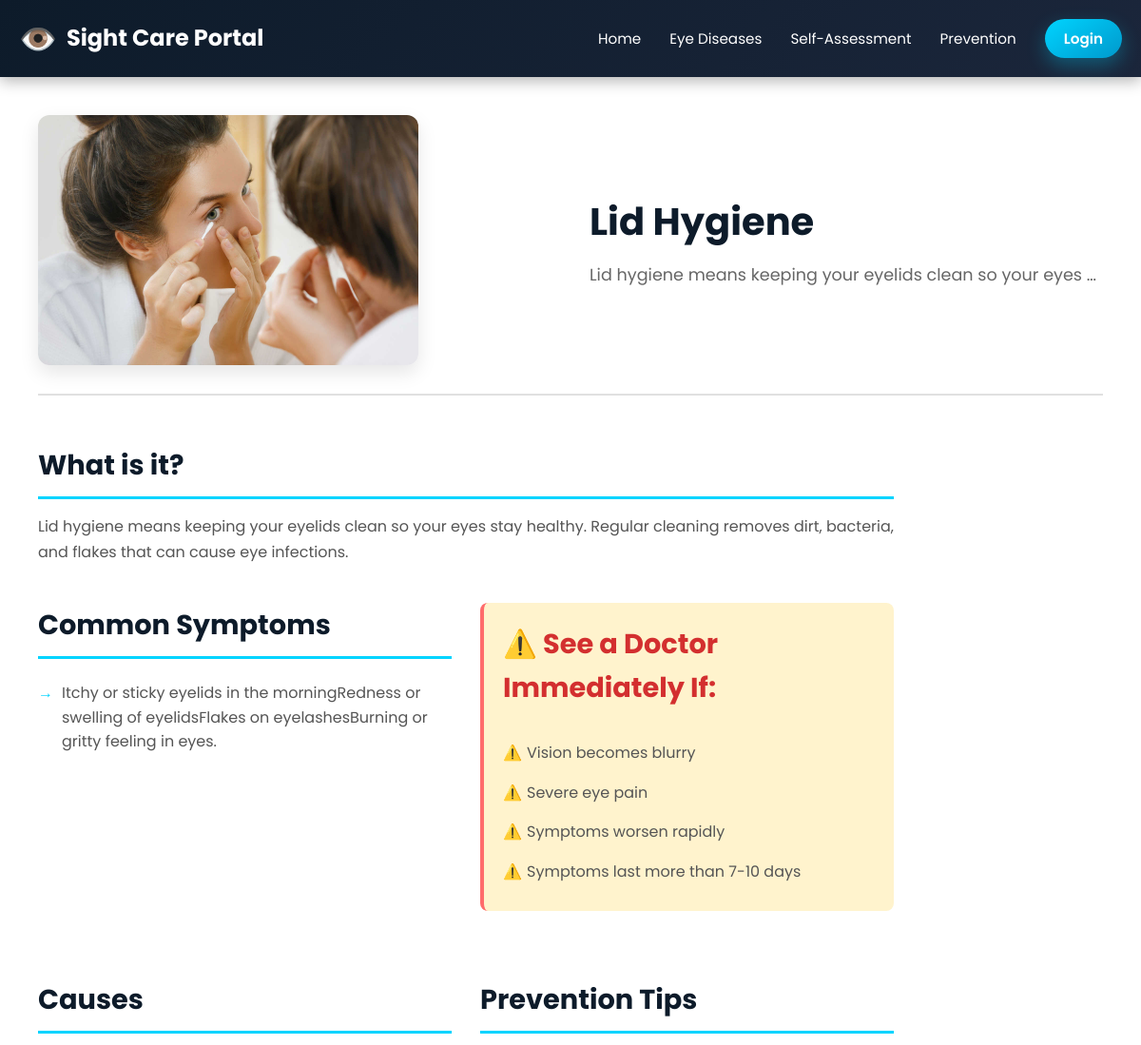
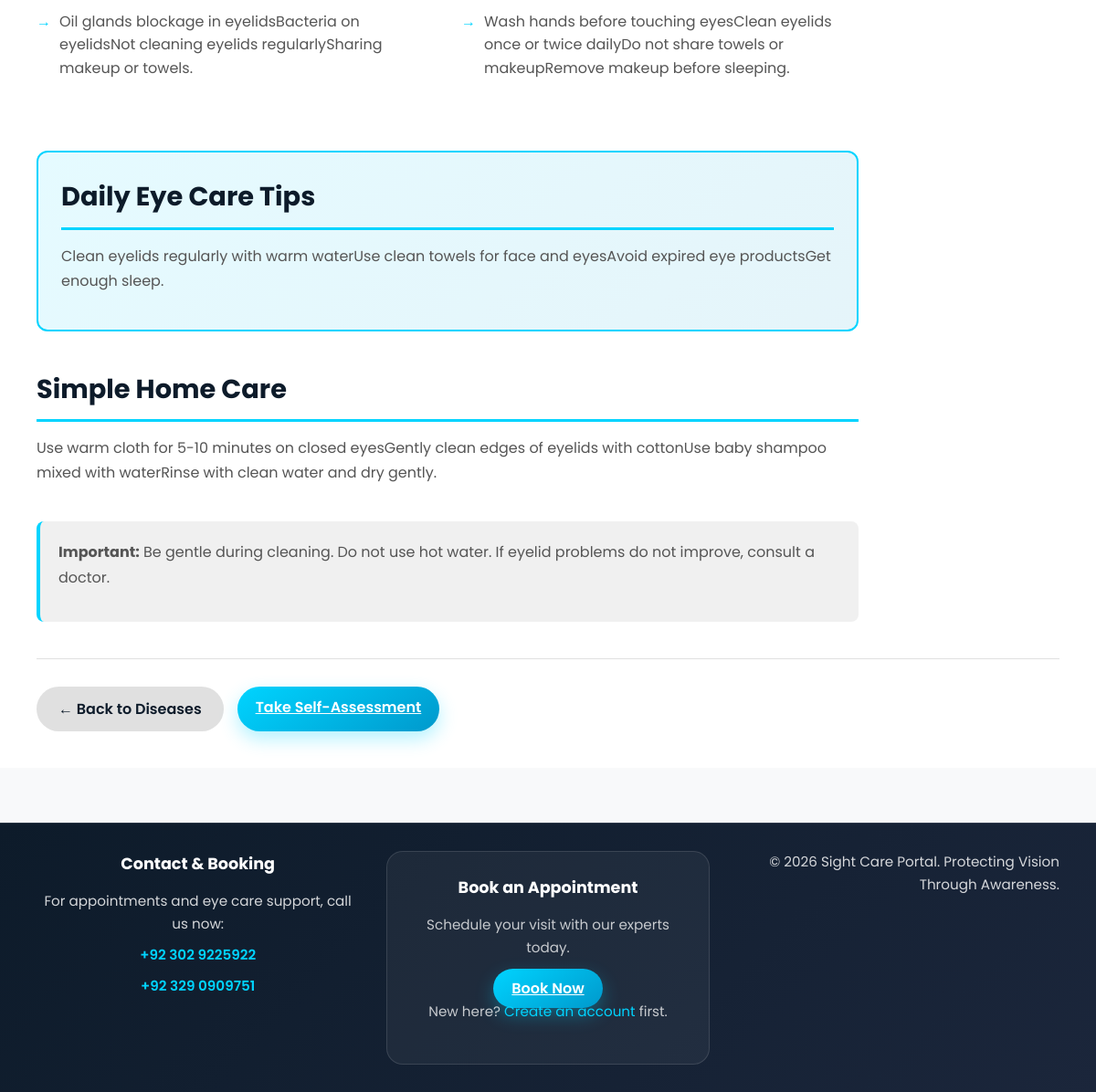
The page /disease/lid-hygiene/ on the database its author committed (2 pictures, top to bottom).
### portal/models.py (models this page shows, shortened)
class EyeDisease(models.Model):
    name = models.CharField(max_length=200)
    slug = models.SlugField(unique=True)
    image = models.ImageField(upload_to='diseases/', blank=True, null=True)
    description = models.TextField()
    symptoms = models.TextField()
    causes = models.TextField()
    prevention_tips = models.TextField()
    daily_care_tips = models.TextField()
    home_care = models.TextField()
    important_note = models.TextField()
    order = models.IntegerField(default=0)

### portal/views.py (the view)
# urls.py: path('disease/<slug:slug>/', views.disease_detail, name='disease_detail'),
def disease_detail(request, slug):
    disease = get_object_or_404(EyeDisease, slug=slug)
    return render(request, 'portal/disease_detail.html', {'disease': disease})

### portal/templates/portal/disease_detail.html (shortened to what this page needs)
{% extends 'portal/base.html' %}
{% block content %}
<section class="disease-detail">
    <div class="container">
        <div class="disease-header">
            {% if disease.image %}
            <img src="{{ disease.image.url }}" alt="{{ disease.name }}" class="disease-image">
            {% endif %}
            <div class="disease-title">
                <h1>{{ disease.name }}</h1>
                <p class="tagline">{{ disease.description|truncatewords:10 }}</p>
            </div>
        </div>
        <div class="content-sections">
            <div class="section">
                <h2>What is it?</h2>
                <p>{{ disease.description }}</p>
            </div>
            <div class="two-column">
                <div class="section">
                    <h2>Common Symptoms</h2>
                    <ul>
                        {% for symptom in disease.symptoms.splitlines %}
                        <li>{{ symptom }}</li>
                        {% endfor %}
                    </ul>
                </div>
                <div class="section warning-box">
                    <h2>⚠️ See a Doctor Immediately If:</h2>
                    <ul>
                        <li>Vision becomes blurry</li>
                        <li>Severe eye pain</li>
                        <li>Symptoms worsen rapidly</li>
                        <li>Symptoms last more than 7-10 days</li>
                    </ul>
                </div>
            </div>
            <div class="two-column">
                <div class="section">
                    <h2>Causes</h2>
                    <ul>
                        {% for cause in disease.causes.splitlines %}
                        <li>{{ cause }}</li>
                        {% endfor %}
                    </ul>
                </div>
                <div class="section">
                    <h2>Prevention Tips</h2>
                    <ul>
                        {% for tip in disease.prevention_tips.splitlines %}
                        <li>{{ tip }}</li>
                        {% endfor %}
                    </ul>
                </div>
            </div>
            <div class="section highlight-box">
                <h2>Daily Eye Care Tips</h2>
                <p>{{ disease.daily_care_tips }}</p>
            </div>
            <div class="section">
                <h2>Simple Home Care</h2>
                <p>{{ disease.home_care }}</p>
            </div>
            <div class="section important-note">
                <p><strong>Important:</strong> {{ disease.important_note }}</p>
            </div>
        </div>
        <div class="navigation">
            <a href="{% url 'disease_list' %}" class="btn-secondary">← Back to Diseases</a>
            <a href="{% url 'self_assessment' %}" class="btn-primary">Take Self-Assessment</a>
        </div>
    </div>
</section>
{% endblock %}

### portal/static/css/style.css (style rules this page uses)
* { margin: 0; padding: 0; box-sizing: border-box; }
:root { --primary-color: #00d4ff; --primary-dark: #0099cc; --secondary-color: #1b263b; --dark-bg: #0d1b2a; --light-text: #ffffff; --muted-text: rgba(255, 255, 255, 0.7); --border-color: rgba(255, 255, 255, 0.15); --success-color: #00cc66; --warning-color: #ff6b6b; --info-color: #0099ff; }
body { font-family: 'Poppins', sans-serif; color: #333; line-height: 1.6; background-color: #f8f9fa; }
html, body { scroll-behavior: smooth; }
.btn-primary { background: linear-gradient(145deg, var(--primary-color), var(--primary-dark)); color: white; padding: 10px 20px !important; border-radius: 25px; font-weight: 600; border: none; transition: all 0.3s; box-shadow: 0 8px 20px rgba(0, 212, 255, 0.3); }
.container { max-width: 1200px; margin: 0 auto; padding: 0 20px; }
.btn-secondary { border: 1px solid rgba(255,255,255,0.18); background: transparent; color: white; padding: 12px 24px; border-radius: 25px; transition: all 0.3s ease; }
.disease-detail { padding: 40px 20px; background: white; }
.disease-header { display: grid; grid-template-columns: 1fr 1fr; gap: 40px; align-items: center; margin-bottom: 50px; padding-bottom: 30px; border-bottom: 2px solid #e0e0e0; }
.disease-header .disease-image { width: 100%; max-width: 400px; height: auto; border-radius: 12px; box-shadow: 0 8px 20px rgba(0, 0, 0, 0.1); }
.disease-title h1 { font-size: 2.5rem; color: #0d1b2a; margin-bottom: 10px; }
.disease-title .tagline { font-size: 1.1rem; color: #666; }
.content-sections { max-width: 900px; }
.section { margin-bottom: 40px; }
.section h2 { font-size: 1.8rem; color: #0d1b2a; margin-bottom: 15px; border-bottom: 3px solid var(--primary-color); padding-bottom: 10px; }
.section p { color: #555; line-height: 1.7; margin-bottom: 15px; }
.section ul { list-style: none; padding-left: 0; }
.section ul li { color: #555; padding: 8px 0 8px 25px; position: relative; }
.section ul li::before { content: '→'; position: absolute; left: 0; color: var(--primary-color); font-weight: bold; }
.two-column { display: grid; grid-template-columns: 1fr 1fr; gap: 30px; margin-bottom: 30px; }
.warning-box { background: #fff3cd; border-left: 4px solid #ff6b6b; padding: 20px; border-radius: 8px; }
.warning-box h2 { border: none; color: #d32f2f; margin-bottom: 15px; }
.warning-box ul li::before { content: '⚠️'; color: #ff6b6b; }
.highlight-box { background: linear-gradient(135deg, rgba(0, 212, 255, 0.1) 0%, rgba(0, 153, 204, 0.1) 100%); border: 2px solid var(--primary-color); border-radius: 12px; padding: 25px; }
.important-note { background: #f0f0f0; border-left: 4px solid var(--primary-color); padding: 20px; border-radius: 8px; }
.navigation { display: flex; gap: 15px; margin-top: 40px; padding-top: 30px; border-top: 1px solid #e0e0e0; }
.btn-secondary { background: #e0e0e0; color: #0d1b2a; padding: 12px 24px; border-radius: 25px; text-decoration: none; font-weight: 600; transition: all 0.3s; border: none; cursor: pointer; display: inline-flex; align-items: center; gap: 8px; }

### rows shown on the page
EyeDisease: image (picture), name "Lid Hygiene", description "Lid hygiene means keeping your eyelids clean so your eyes …", description "Lid hygiene means keeping your eyelids clean so your eyes stay healthy. Regular cleaning removes dirt, bacteria, and flakes that can cause eye infections.", splitlines "Itchy or sticky eyelids in the morningRedness or swelling of eyelidsFlakes on eyelashesBurning or gritty feeling in eyes.", splitlines "Oil glands blockage in eyelidsBacteria on eyelidsNot cleaning eyelids regularlySharing makeup or towels.", splitlines "Wash hands before touching eyesClean eyelids once or twice dailyDo not share towels or makeupRemove makeup before sleeping.", daily_care_tips "Clean eyelids regularly with warm waterUse clean towels for face and eyesAvoid expired eye productsGet enough sleep.", home_care "Use warm cloth for 5-10 minutes on closed eyesGently clean edges of eyelids with cottonUse baby shampoo mixed with waterRinse with clean water and dry gently.", important_note "Be gentle during cleaning. Do not use hot water. If eyelid problems do not improve, consult a doctor."
